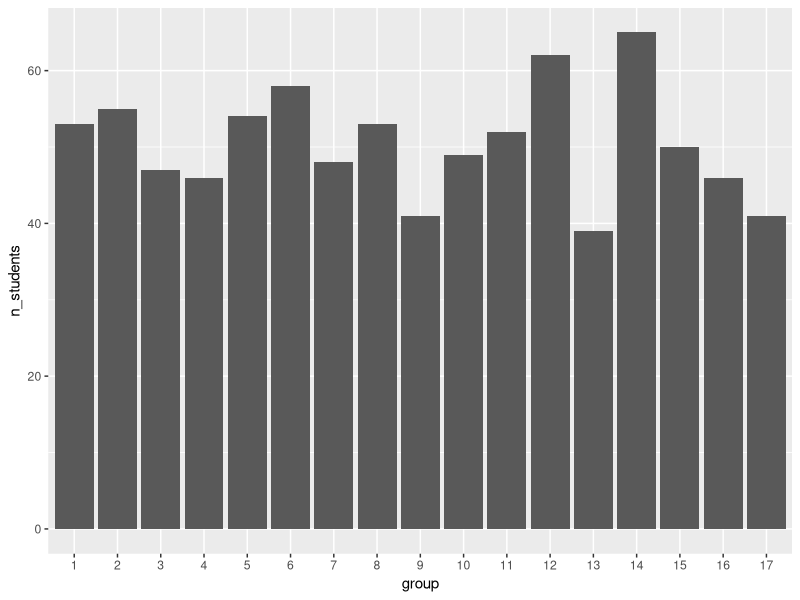
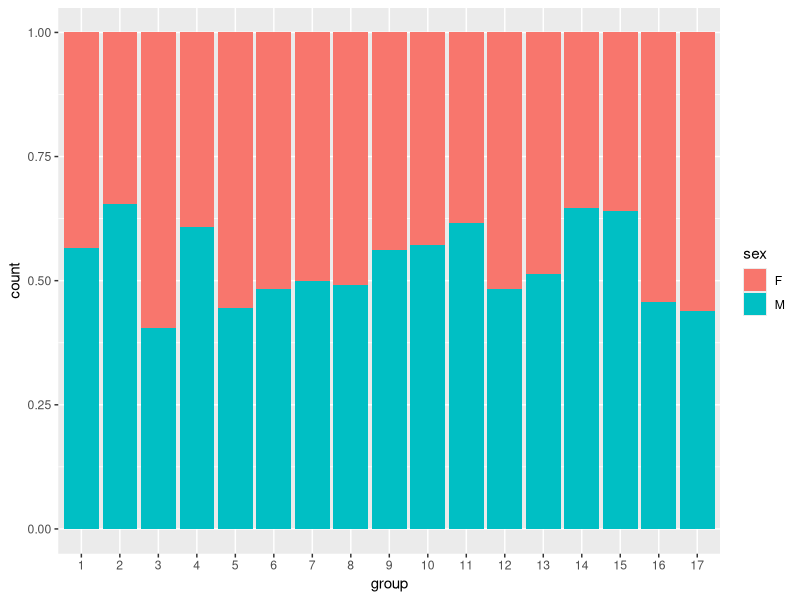
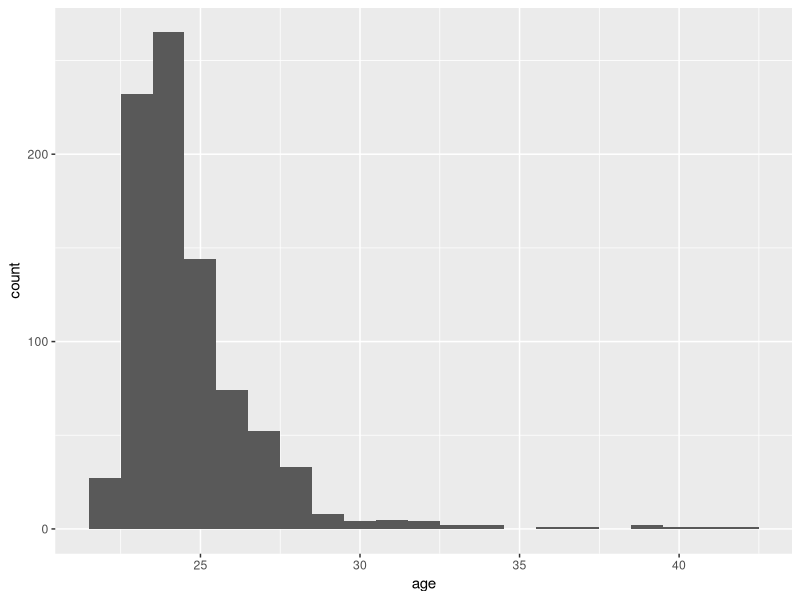
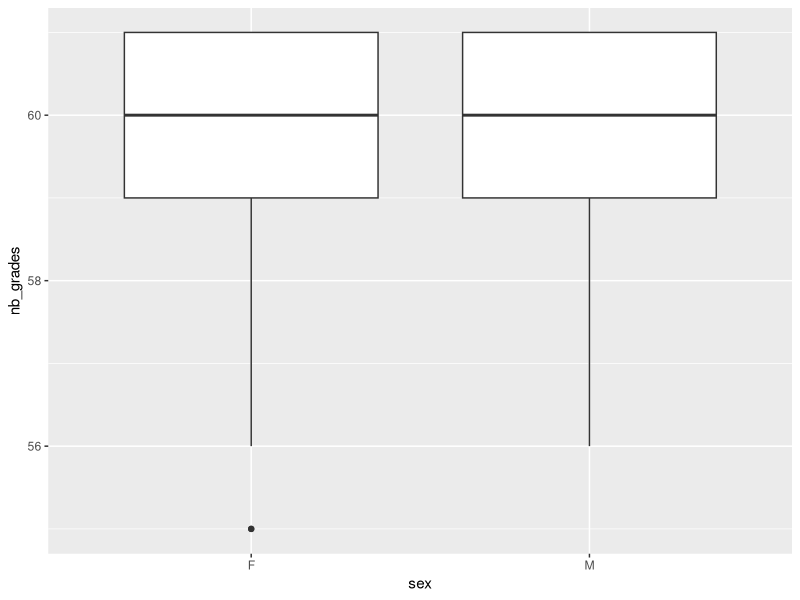
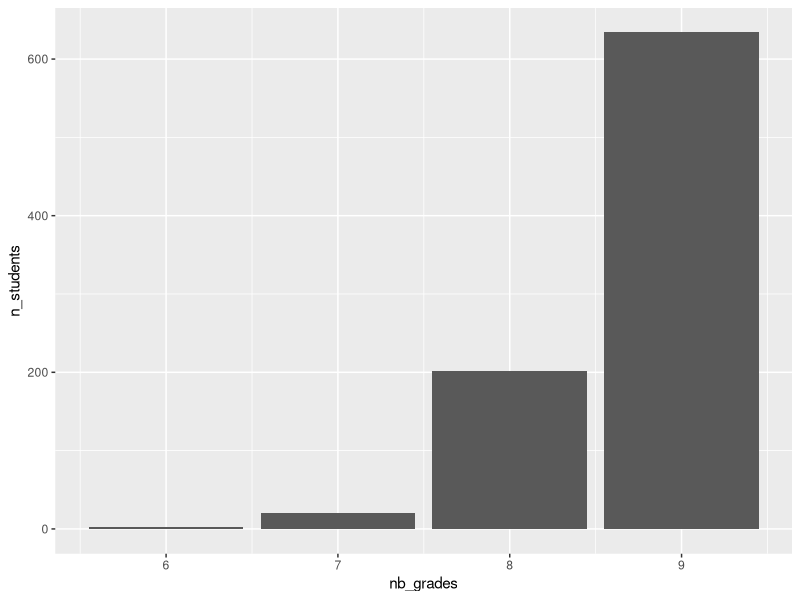
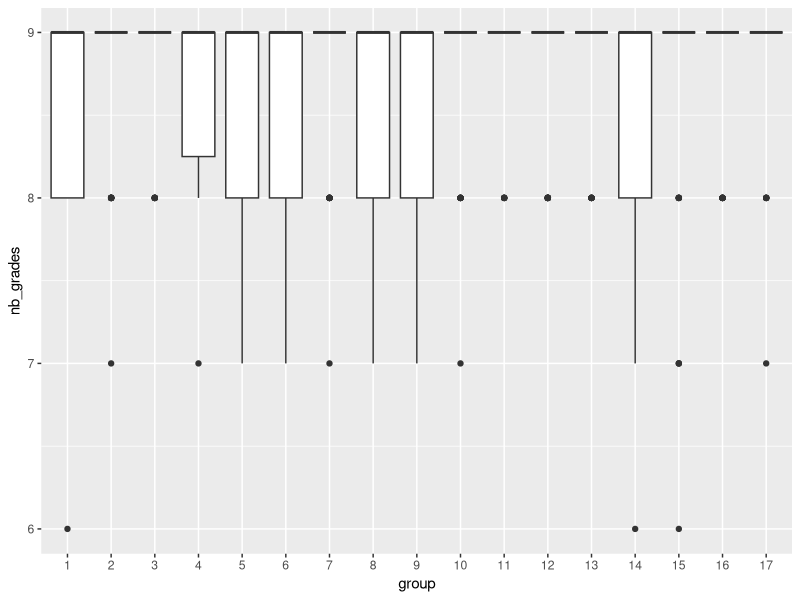
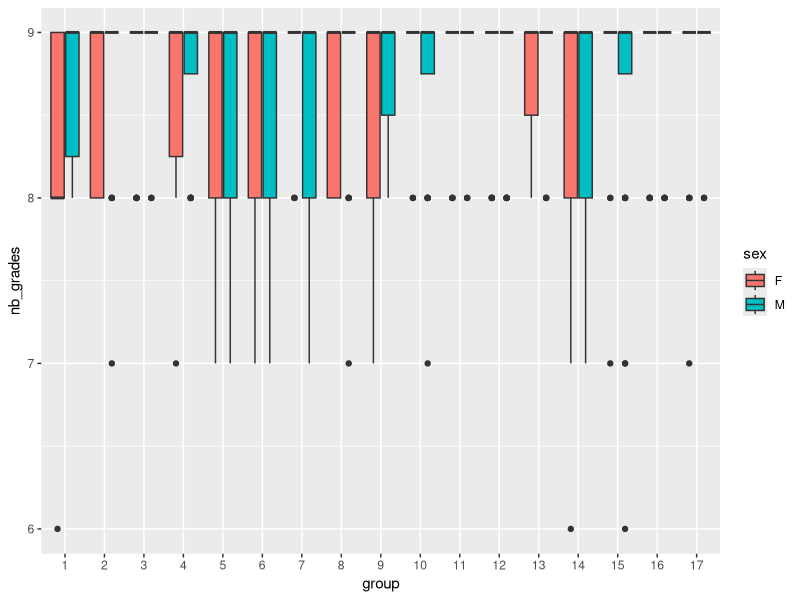
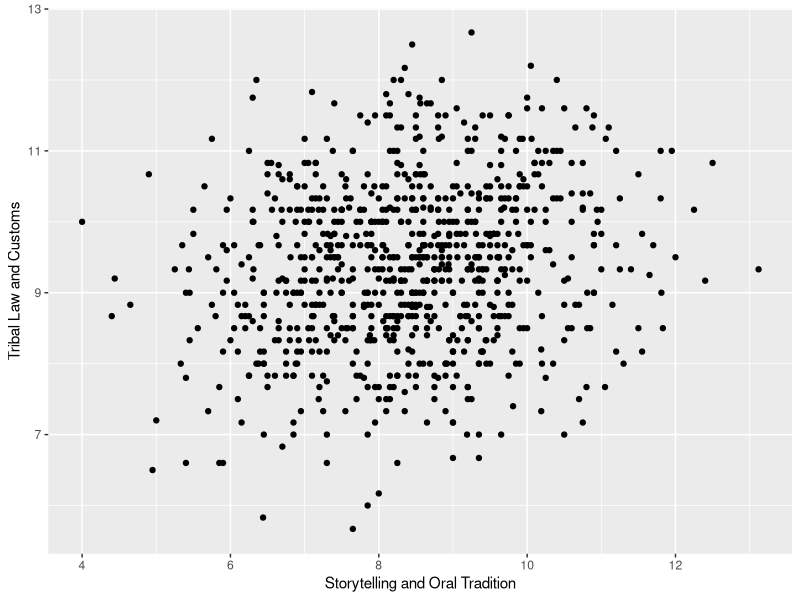

Here is the R script that generated these plots, in order: (Note: this script raises an error after producing the figures.)
## ---- chunk 1
library(readr)
library(dplyr)
library(knitr)
library(ggplot2)
library(lubridate)
library(tidyr)

## ---- chunk 2
courses <- read_csv("courses.csv")
## ---- chunk 3
courses %>%
  rename(
    "identifiant" = course_id,
    "semester" = semester,
    "number of exams" = nb_grades
  ) %>%
  arrange(`course`) %>%
  kable()
## ---- chunk 4
students <- read_csv("students.csv") %>%
  mutate(
    id = as.integer(id),
    group = factor(group),
    birth_date = as.Date(birth_date),
    sex = factor(sex)
  )

class(students$birth_date)
class(students$sex)

## ---- chunk 5
grades <- read_csv("grades.csv")
grades <- read_delim("grades.csv",
  delim = "|",
na = "_",
)

## ---- chunk 6
students %>%
  group_by(group) %>%
  summarise(n_students = n()) %>%
  ggplot(aes(x = group, y = n_students)) +
  geom_col()
## ---- chunk 7
students %>%
  ggplot(aes(x = group, fill = sex)) +
  geom_bar(position = "fill")
## ---- chunk 8
students <- students %>% 
  mutate(
    age = round(time_length(today() - birth_date, unit = "year"))
  )
## ---- chunk 9
students %>%
  ggplot(aes(x = age)) +
  geom_histogram(binwidth = 1)
## ---- chunk 10
age_group <- students %>%
  group_by(group) %>%
  summarise(median_age = median(age))

kable(age_group)
## ---- chunk 11
#? 
## ---- chunk 12

## ---- chunk 13
nb_grades_student <- grades %>%
  group_by(id) %>%                     
  summarise(nb_grades = n()) %>%
  left_join(students %>% select(id, sex), 
            by = "id") 

nb_grades_student %>%
  slice_head(n = 5) %>%
  knitr::kable()
## ---- chunk 14
nb_grades_student %>%
  ggplot(aes(x = sex, y = nb_grades)) +
  geom_boxplot()
## ---- chunk 15
herbal <- grades %>%
  filter(course_id == 2)


herbal_nb <- herbal %>%
  group_by(id) %>%
  summarise(nb_grades = sum(!is.na(grade)))

herbal_nb <- herbal_nb %>%
  left_join(students %>% select(id, group, sex),
            by = "id")

herbal_nb %>%
  slice_head(n = 5) %>%
  knitr::kable()
## ---- chunk 16
herbal_dist <- herbal_nb %>%
  group_by(nb_grades) %>%
  summarise(n_students = n())

herbal_dist %>%
  ggplot(aes(x = nb_grades, y = n_students)) +
  geom_col()
## ---- chunk 17
herbal_nb %>%
  ggplot(aes(x = group, y = nb_grades)) +
  geom_boxplot()
## ---- chunk 18
herbal_nb %>%
  ggplot(aes(x = group, y = nb_grades, fill = sex)) +
  geom_boxplot()
## ---- chunk 19
avg_per_course <- grades %>%
  group_by(id, course_id) %>%
  summarise(avg_grade = mean(grade, na.rm = TRUE))

avg_per_course <- avg_per_course %>%
  left_join(students %>% select(id, group), by = "id")


avg_per_course <- avg_per_course %>%
  left_join(courses %>% select(course_id, `course`),
            by = c("course_id" = "course_id"))

wide_average <- avg_per_course %>%
  mutate(avg_grade = round(avg_grade, 2)) %>%   # <-- arrondi ici
  select(id, group, `course`, avg_grade) %>%
  pivot_wider(
    names_from = `course`,
    values_from = avg_grade
  )


wide_average %>%
  select(id, group,
         `Animal Lore and Totemism`,
         `Astronomy and Celestial Navigation`) %>%
  slice_head(n = 5) %>%
  knitr::kable()
## ---- chunk 20
wide_average %>%
  ggplot(aes(x = `Storytelling and Oral Tradition`,
             y = `Tribal Law and Customs`)) +
  geom_point()
## ---- chunk 21
correlation <- wide_average %>%
  group_by(group) %>%
  summarise(correlation = cor(`Hunting and Gathering Skills`,
                              `Herbalism and Traditional Medicine`))
## ---- chunk 22
max_corr <- cor_groups %>%
  filter(abs(correlation) == max(abs(correlation))) %>%
  select(group)
max_corr<- max_corr$group

student_max_corr <- wide_average %>%
  filter(group == max_corr)

student_max_corr %>%
  ggplot(aes(x = `Herbalism and Traditional Medicine`,
             y = `Hunting and Gathering Skills`)) +
  geom_point()
